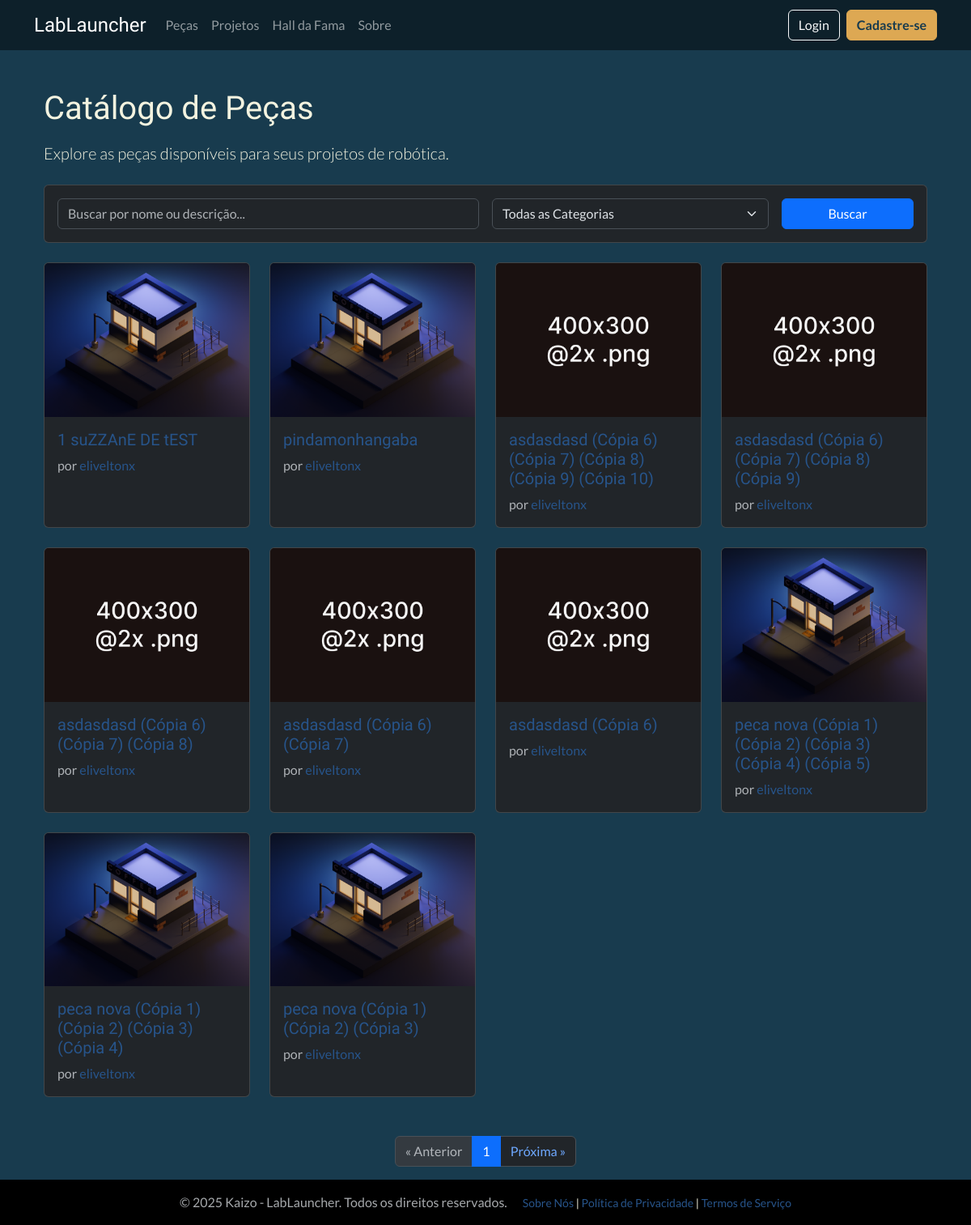
/catalog/parts/, run on an earlier commit of the app's database.
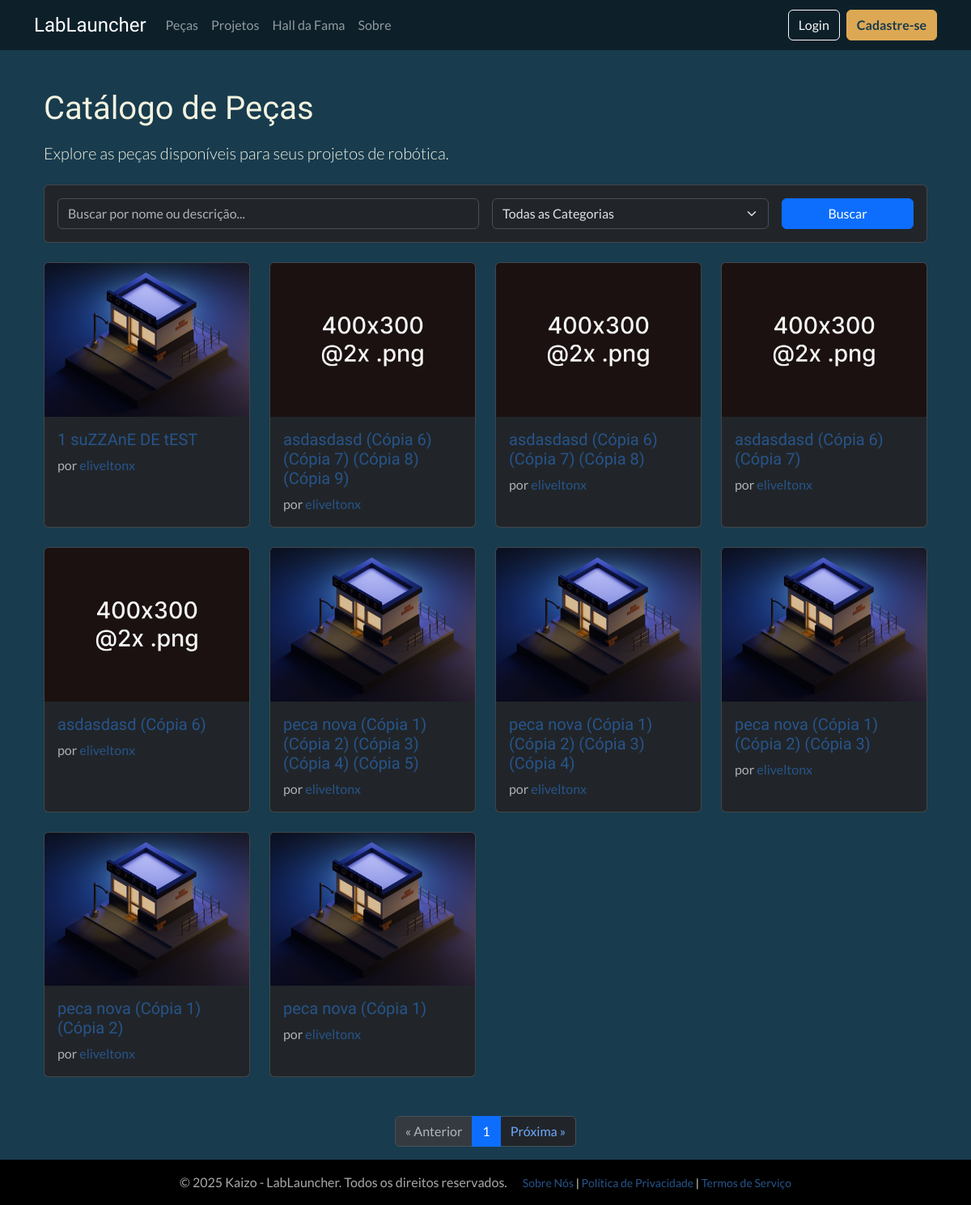
And on a later commit of the database.
### catalog/models.py (models this page shows, shortened)
class Part(models.Model):
    STATUS_CHOICES = (('in_review', 'Em Revisão'), ('approved', 'Aprovado'), ('rejected', 'Rejeitado'))
    thumbnail = models.ImageField(
        upload_to='part_thumbnails/', # Pasta dentro de 'media' onde as imagens serão salvas
        storage=storage_para_usar,
        verbose_name='Thumbnail',
        null=True, # O campo é opcional
        blank=True # O campo pode ser deixado em branco no formulário
    )
    is_hall_of_fame = models.BooleanField(default=False, verbose_name="Destaque (Hall da Fama)")
    name = models.CharField(max_length=200, verbose_name='Nome da Peça')
    description = models.TextField(verbose_name='Descrição')
    category = models.ForeignKey(Category, on_delete=models.SET_NULL, null=True, verbose_name='Categoria')
    author = models.ForeignKey(settings.AUTH_USER_MODEL, on_delete=models.SET_NULL, null=True, verbose_name='Autor')
    stl_file = models.FileField(upload_to='parts_stl/', storage=storage_para_usar, verbose_name='Arquivo STL')
    status = models.CharField(max_length=10, choices=STATUS_CHOICES, default='in_review', verbose_name='Status')
    created_at = models.DateTimeField(auto_now_add=True, verbose_name='Data de Criação')
    updated_at = models.DateTimeField(auto_now=True, verbose_name='Última Atualização')
    class Meta:
        verbose_name = 'Peça'
        verbose_name_plural = 'Peças'
        ordering = ['-created_at']

### users/models.py (models this page shows, shortened)
class CustomUser(AbstractUser):
    profile_picture = models.ImageField(
        upload_to='profile_pics/',
        storage=storage_para_usar,
        null=True,
        blank=True,
        verbose_name='Foto do Perfil'
    )
    is_approved = models.BooleanField(
        default=False,
        verbose_name='Aprovado pela Curadoria',
        help_text='Indica se o usuário foi aprovado para acessar o conteúdo.'
    )
    groups = models.ManyToManyField(
        Group,
        verbose_name='groups',
        blank=True,
        help_text='The groups this user belongs to. A user will get all permissions granted to each of their groups.',
        related_name="customuser_set", # Nome único para o acesso reverso
        related_query_name="user",
    )
    user_permissions = models.ManyToManyField(
        Permission,
        verbose_name='user permissions',
        blank=True,
        help_text='Specific permissions for this user.',
        related_name="customuser_set", # Nome único para o acesso reverso
        related_query_name="user",
    )

### catalog/views.py (the view)
# urls.py: path('parts/', PartListView.as_view(), name='part-list'),
class PartListView(ListView):
    model = Part
    template_name = 'catalog/part_list.html'
    context_object_name = 'parts'
    paginate_by = 10
    def get_queryset(self):
        queryset = super().get_queryset().filter(status='approved')
        search_query = self.request.GET.get('q')
        category_query = self.request.GET.get('category')
        if search_query:
            queryset = queryset.filter(Q(name__icontains=search_query) | Q(description__icontains=search_query))
        if category_query:
            queryset = queryset.filter(category__id=category_query)
        return queryset.order_by('-created_at')
    def get_context_data(self, **kwargs):
        context = super().get_context_data(**kwargs)
        context['categories'] = Category.objects.all()
        return context

### catalog/templatetags/query_transforms.py (called while the page is built)
@register.simple_tag(takes_context=True)
def url_replace(context, **kwargs):
    query = context['request'].GET.copy()
    for key, value in kwargs.items():
        query[key] = value
    return query.urlencode()

### catalog/templates/catalog/part_list.html (shortened to what this page needs)
{% extends "base.html" %}
{% load static %}
{% block content %}
<div class="container mt-4">
    <h1 class="mb-3">Catálogo de Peças</h1>
    <p class="lead mb-4">Explore as peças disponíveis para seus projetos de robótica.</p>
    <div class="card bg-dark mb-4">
        <div class="card-body">
            <form method="get" action="{% url 'catalog:part-list' %}" class="row g-3 align-items-center">
                <div class="col-md-6">
                    <input type="text" name="q" class="form-control" placeholder="Buscar por nome ou descrição..." value="{{ request.GET.q }}">
                </div>
                <div class="col-md-4">
                    <select name="category" class="form-select">
                        <option value="">Todas as Categorias</option>
                    </select>
                </div>
                <div class="col-md-2">
                    <button type="submit" class="btn btn-primary w-100">Buscar</button>
                </div>
            </form>
        </div>
    </div>
    <div class="row row-cols-1 row-cols-sm-2 row-cols-md-3 row-cols-lg-4 g-4">
        {% for part in parts %}
        <div class="col">
            <div class="card h-100 text-bg-dark">
                {% if part.thumbnail %}
                    <img src="{{ part.thumbnail.url }}" class="card-img-top" alt="{{ part.name }}">
                {% else %}
                    <img src="{% static 'images/placeholder.png' %}" class="card-img-top" alt="Placeholder">
                {% endif %}
                <div class="card-body d-flex flex-column">
                    <h5 class="card-title">
                        <a href="{% url 'catalog:part-detail' part.pk %}" class="stretched-link">{{ part.name }}</a>
                    </h5>
                    <p class="card-text text-muted">por <a href="{% url 'users:public-profile' part.author.username %}">{{ part.author.username }}</a></p>
                </div>
            </div>
        </div>
        {% empty %}
            <div class="col">
                <p>Nenhuma peça encontrada com os critérios atuais.</p>
            </div>
        {% endfor %}
    </div>
    {% load query_transforms %} {% if is_paginated %}
    <nav aria-label="Navegação de página" class="mt-5 d-flex justify-content-center">
        <ul class="pagination">
            {% if page_obj.has_previous %}
                <li class="page-item">
                    <a class="page-link" href="?{% url_replace page=page_obj.previous_page_number %}">&laquo; Anterior</a>
                </li>
            {% else %}
                <li class="page-item disabled"><span class="page-link">&laquo; Anterior</span></li>
            {% endif %}
            <li class="page-item active" aria-current="page"><span class="page-link">{{ page_obj.number }}</span></li>
            {% if page_obj.has_next %}
                <li class="page-item">
                    <a class="page-link" href="?{% url_replace page=page_obj.next_page_number %}">Próxima &raquo;</a>
                </li>
            {% else %}
                <li class="page-item disabled"><span class="page-link">Próxima &raquo;</span></li>
            {% endif %}
        </ul>
    </nav>
{% endif %}
</div>
{% endblock %}

What changed in the data, as far as the page shows it:
no longer on this page (row edited): Part: thumbnail (picture), name "pindamonhangaba", author.username "eliveltonx"
no longer on this page (row edited): Part: name "asdasdasd (Cópia 6) (Cópia 7) (Cópia 8) (Cópia 9) (Cópia 10)", author.username "eliveltonx"
now on this page (row unchanged): Part: thumbnail (picture), name "peca nova (Cópia 1) (Cópia 2)", author.username "eliveltonx"
now on this page (row unchanged): Part: thumbnail (picture), name "peca nova (Cópia 1)", author.username "eliveltonx"
